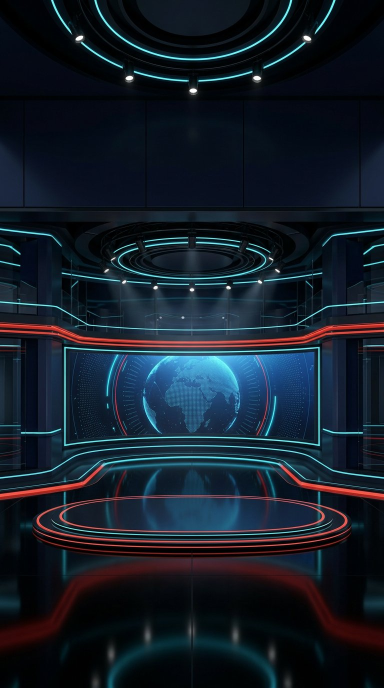
#> input picture assets/newsroom.jpg, 768 x 1376 px (shown at 1/2 size)
$ python newsroom_layout.py
#> lines starting #> are read from the running program, lines starting #| are printed output that depends on the picture
"""Animated virtual newsroom layout; composited by make_video.py.
The newsroom is AI-generated; the coast is a photograph, not filmed footage.
"""
from PIL import Image, ImageDraw, ImageFilter, ImageChops, ImageFont, ImageOps
import math, functools


# [4 lines left out: function install, not called in this run]

W,H=720,1280
CYAN='#74f4ff'; GOLD='#ffe285'; WHITE='#f2f8ff'; RED='#ff334b'
studio=Image.open('assets/newsroom.jpg').convert('RGB').resize((W,H),Image.Resampling.LANCZOS)
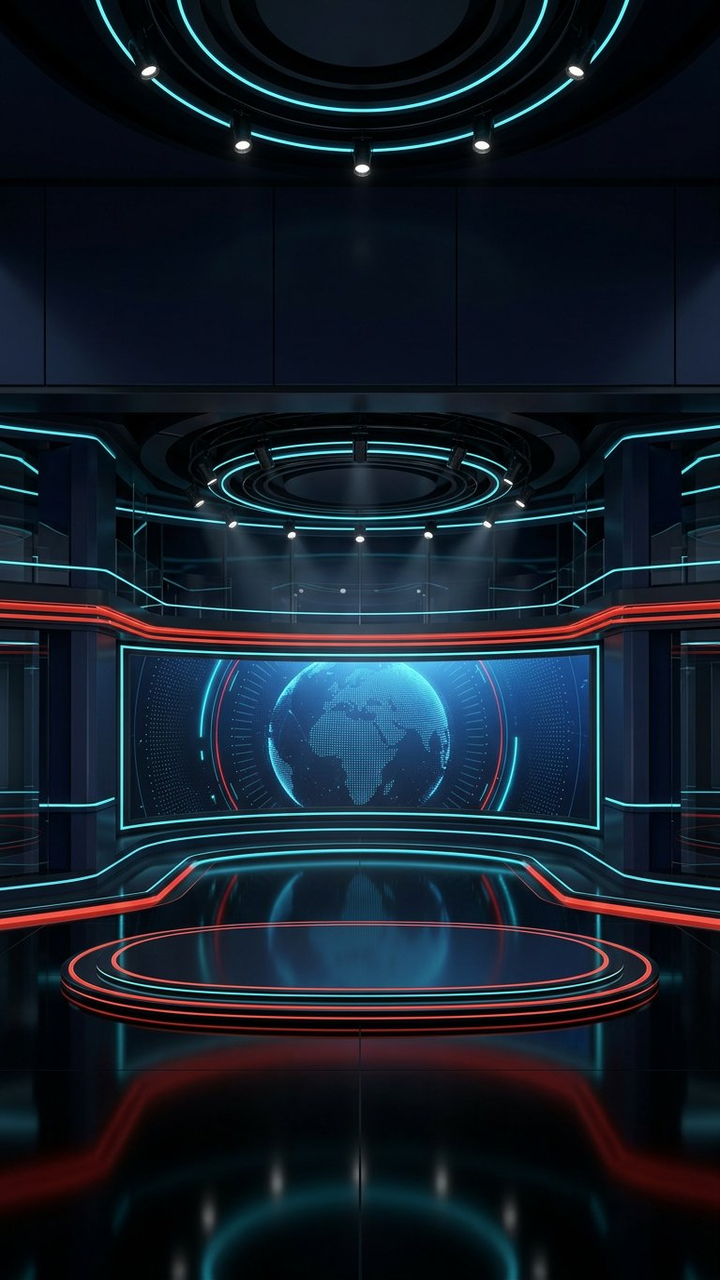
#> studio: PIL image 720x1280 RGB; mean R, G, B 20.2, 29.7, 40.7
SCENE_IMAGES=[Image.open(f'assets/realistic/scene{i}.jpg').convert('RGB') for i in range(1,7)]
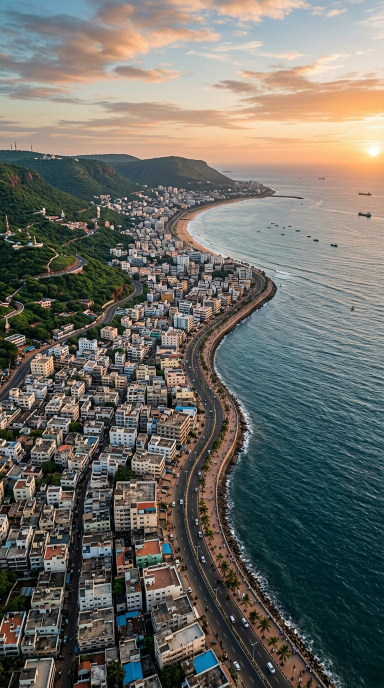
#> input picture assets/realistic/scene1.jpg, 768 x 1376 px (shown at 1/2 size)
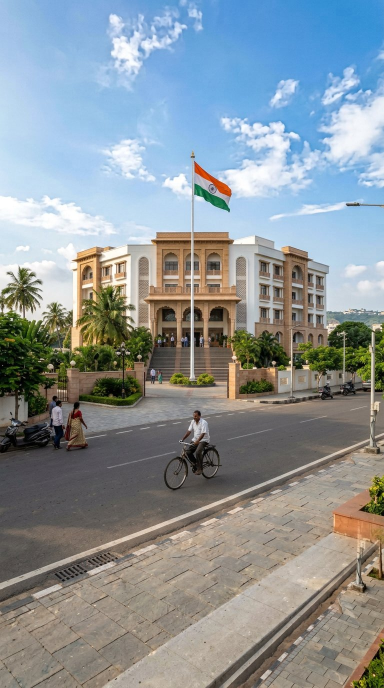
#> input picture assets/realistic/scene2.jpg, 768 x 1376 px (shown at 1/2 size)
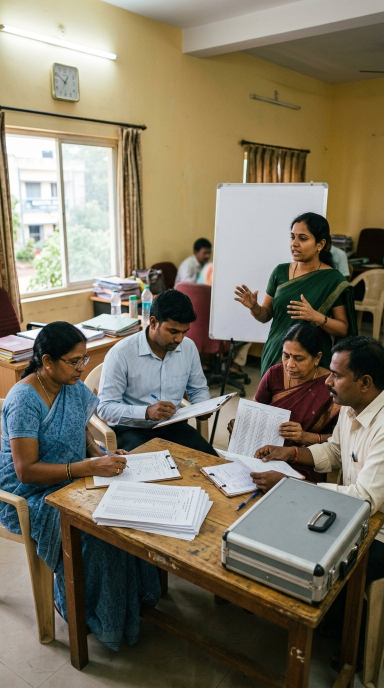
#> input picture assets/realistic/scene3.jpg, 768 x 1376 px (shown at 1/2 size)
#> (the run stopped early here; a loop or call above may not have finished)
